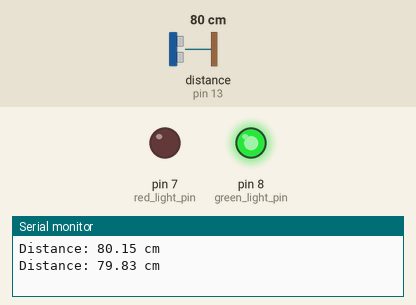
Recording of a sketch running on a simulated Arduino Uno, built with avr-gcc and run on an emulated ATmega328P. Shown: output pins drawn as LEDs (lit = HIGH), the last lines printed to the serial monitor. Wiring (inferred from the names in the program): ultrasonic range finder: trigger pin 10; echo pin 13. The inputs (shaded band) are chosen by the test bench; at power-on: distance to the obstacle (sensor on pin 13) 80 cm. The echo pulse lasts 58.3 µs per cm; pins used as bus, display or sensor lines are not drawn.

Above: at 1.8 s.
1.9 s: distance to the obstacle (sensor on pin 13) set to 23 cm
3.4 s: distance to the obstacle (sensor on pin 13) set to 19 cm
At 4.5 s:
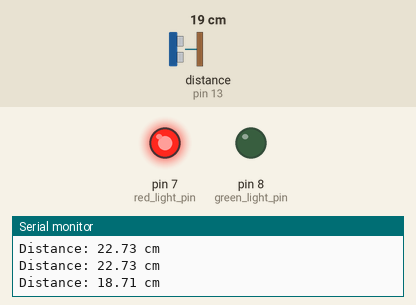
5.5 s: distance to the obstacle (sensor on pin 13) set to 35 cm
At 7.2 s:
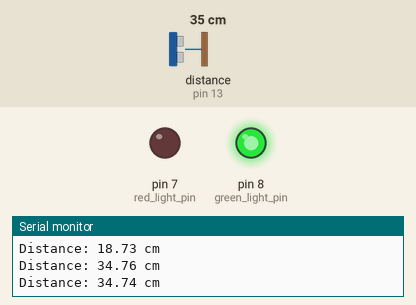
7.5 s: distance to the obstacle (sensor on pin 13) set to 2 cm
At 9.1 s:
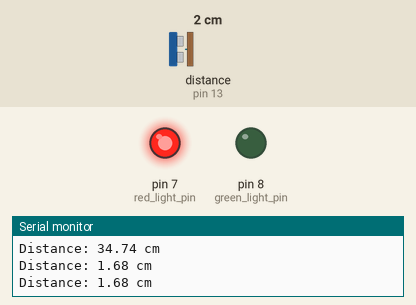
Timing chart, 0 to 10.5 s (numbered marks = the images above; inputs shaded):
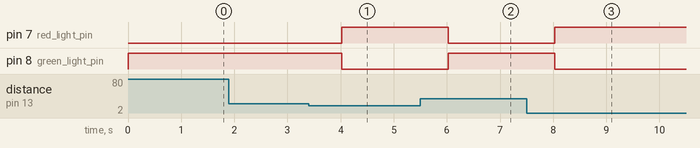

Measured:
- the behaviour switches between 21 and 20 cm on distance to the obstacle (sensor on pin 13) (found by bisection; images 0 and 1)
- after the input at 3.4 s, pin 7 (red_light_pin): LOW → HIGH after 0.62 s; pin 8 (green_light_pin): HIGH → LOW after 0.62 s
- after the input at 5.5 s, pin 7 (red_light_pin): HIGH → LOW after 0.52 s; pin 8 (green_light_pin): LOW → HIGH after 0.52 s
- after the input at 7.5 s, pin 7 (red_light_pin): LOW → HIGH after 0.53 s; pin 8 (green_light_pin): HIGH → LOW after 0.53 s

The sketch:

ultra_sound.ino
```cpp
int red_light_pin = 7;
int green_light_pin = 8;
int ultra_sound_trig_pin = 10;
int ultra_sound_echo_pin = 13;

float duration, distance;

void setup()
{
    pinMode(red_light_pin, OUTPUT);
    pinMode(green_light_pin, OUTPUT);
    pinMode(ultra_sound_trig_pin, OUTPUT);
    pinMode(ultra_sound_echo_pin, INPUT);
    Serial.begin(9600);
}
void loop()
{
    digitalWrite(ultra_sound_trig_pin, LOW);
    delayMicroseconds(2);
    digitalWrite(ultra_sound_trig_pin, HIGH);
    delayMicroseconds(10);
    digitalWrite(ultra_sound_trig_pin, LOW);

    duration = pulseIn(ultra_sound_echo_pin, HIGH);
    distance = (duration / 2) / 29.1;

    Serial.print("Distance: ");
    if (distance >= 20 || distance <= 0)
    {
        digitalWrite(red_light_pin, LOW);
        digitalWrite(green_light_pin, HIGH);
        Serial.print(distance);
        Serial.println(" cm");
    }
    else
    {
        digitalWrite(red_light_pin, HIGH);
        digitalWrite(green_light_pin, LOW);
        Serial.print(distance);
        Serial.println(" cm");
    }
    delay(1000);
}
```
